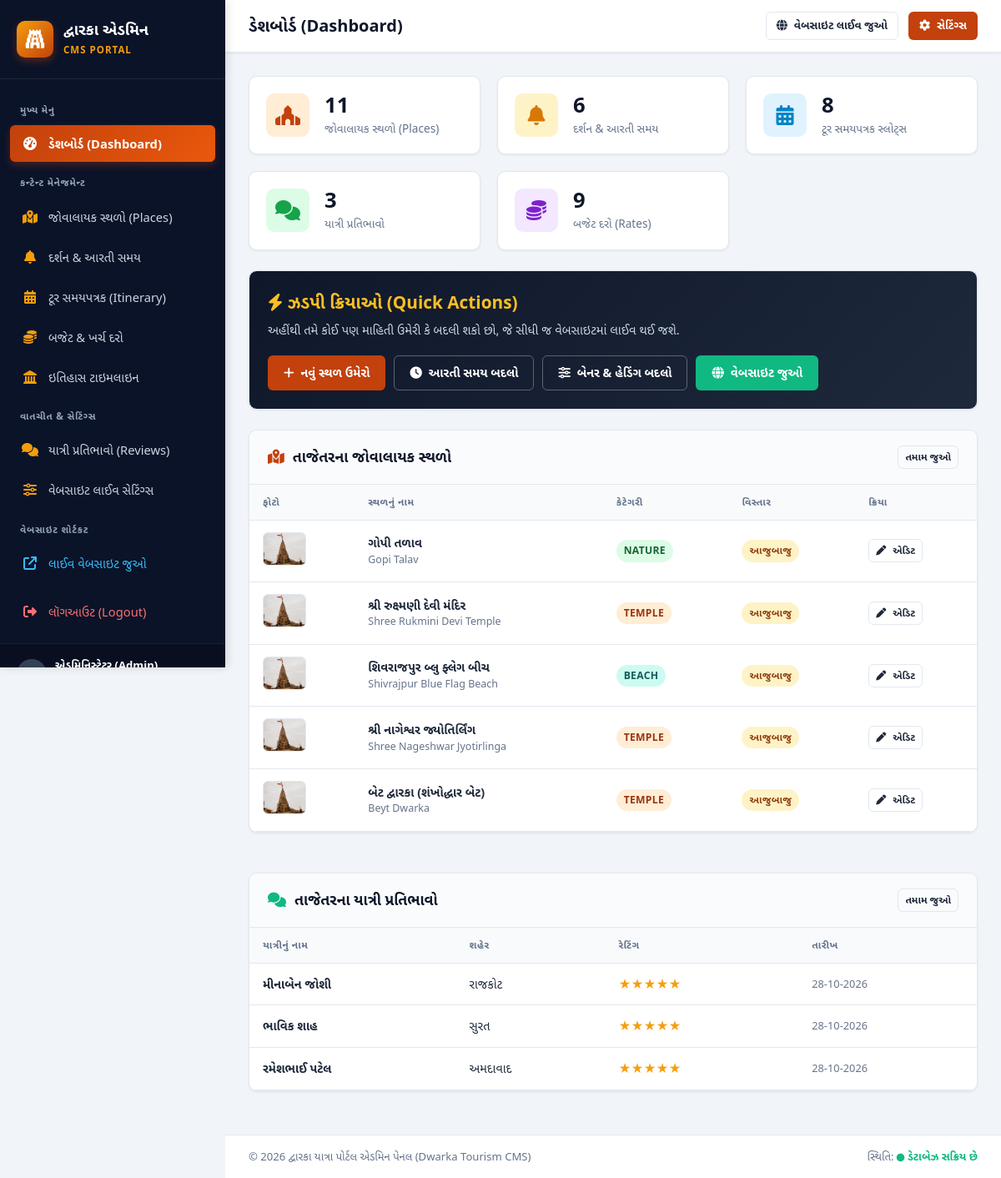
/admin/index.php (signed in), run on the app's committed database.
### tables this page shows
CREATE TABLE `places` (
    `id` INT AUTO_INCREMENT PRIMARY KEY,
    `name_gu` VARCHAR(255) NOT NULL,
    `name_en` VARCHAR(255) NOT NULL,
    `category` ENUM('temple', 'beach', 'nature', 'historical', 'bridge') NOT NULL DEFAULT 'temple',
    `location_type` ENUM('in_dwarka', 'nearby') NOT NULL DEFAULT 'in_dwarka',
    `deity_gu` VARCHAR(255) NULL,
    `timings` VARCHAR(255) DEFAULT 'સવારે ૬:૦૦ થી રાત્રે ૯:૦૦',
    `entry_fee` VARCHAR(100) DEFAULT 'મફત (Free)',
    `distance_km` VARCHAR(100) DEFAULT 'શહેરમાં',
    `image_url` VARCHAR(500) NULL,
    `short_desc` TEXT NOT NULL,
    `full_desc` LONGTEXT NOT NULL,
    `highlights` TEXT NULL,
    `created_at` TIMESTAMP DEFAULT CURRENT_TIMESTAMP
);

CREATE TABLE `reviews` (
    `id` INT AUTO_INCREMENT PRIMARY KEY,
    `user_name` VARCHAR(150) NOT NULL,
    `user_city` VARCHAR(150) NOT NULL,
    `rating` INT DEFAULT 5,
    `user_comment` TEXT NOT NULL,
    `created_at` TIMESTAMP DEFAULT CURRENT_TIMESTAMP
);

### admin/index.php (the view, shortened to what this page needs)
<?php
require_once __DIR__ . '/header.php';
try {
    $count_places = $pdo->query("SELECT COUNT(*) FROM places")->fetchColumn();
    $count_aarti = $pdo->query("SELECT COUNT(*) FROM aarti_timings")->fetchColumn();
    $count_itineraries = $pdo->query("SELECT COUNT(*) FROM itineraries")->fetchColumn();
    $count_budget = $pdo->query("SELECT COUNT(*) FROM budget_rates")->fetchColumn();
    $count_reviews = $pdo->query("SELECT COUNT(*) FROM reviews")->fetchColumn();
    $recent_places = $pdo->query("SELECT * FROM places ORDER BY id DESC LIMIT 5")->fetchAll();
    $recent_reviews = $pdo->query("SELECT * FROM reviews ORDER BY id DESC LIMIT 5")->fetchAll();
} catch (PDOException $e) {
    echo "<div class='alert alert-danger'>ડેટા લોડ કરવામાં ક્ષતિ: " . htmlspecialchars($e->getMessage()) . "</div>";
}
?>
<div class="stat-grid">
    <div class="stat-card">
        <div class="stat-icon orange">
            <i class="fa-solid fa-place-of-worship"></i>
        </div>
        <div class="stat-info">
            <h3><?= $count_places ?></h3>
            <p>જોવાલાયક સ્થળો (Places)</p>
        </div>
    </div>
    <div class="stat-card">
        <div class="stat-icon yellow">
            <i class="fa-solid fa-bell"></i>
        </div>
        <div class="stat-info">
            <h3><?= $count_aarti ?></h3>
            <p>દર્શન & આરતી સમય</p>
        </div>
    </div>
    <div class="stat-card">
        <div class="stat-icon blue">
            <i class="fa-solid fa-calendar-days"></i>
        </div>
        <div class="stat-info">
            <h3><?= $count_itineraries ?></h3>
            <p>ટૂર સમયપત્રક સ્લોટ્સ</p>
        </div>
    </div>
    <div class="stat-card">
        <div class="stat-icon green">
            <i class="fa-solid fa-comments"></i>
        </div>
        <div class="stat-info">
            <h3><?= $count_reviews ?></h3>
            <p>યાત્રી પ્રતિભાવો</p>
        </div>
    </div>
    <div class="stat-card">
        <div class="stat-icon purple">
            <i class="fa-solid fa-coins"></i>
        </div>
        <div class="stat-info">
            <h3><?= $count_budget ?></h3>
            <p>બજેટ દરો (Rates)</p>
        </div>
    </div>
</div>
<div class="card" style="background: linear-gradient(135deg, #0f172a, #1e293b); color: #fff;">
    <div class="card-body" style="display: flex; align-items: center; justify-content: space-between; flex-wrap: wrap; gap: 20px;">
        <div>
            <h3 style="font-size: 1.3rem; color: #fbbf24; margin-bottom: 6px;">
                <i class="fa-solid fa-bolt"></i> ઝડપી ક્રિયાઓ (Quick Actions)
            </h3>
            <p style="color: #cbd5e1; font-size: 0.92rem; margin: 0;">
                અહીંથી તમે કોઈ પણ માહિતી ઉમેરી કે બદલી શકો છો, જે સીધી જ વેબસાઇટમાં લાઈવ થઈ જશે.
            </p>
        </div>
        <div style="display: flex; gap: 10px; flex-wrap: wrap;">
            <a href="place_edit.php" class="btn btn-primary">
                <i class="fa-solid fa-plus"></i> નવું સ્થળ ઉમેરો
            </a>
            <a href="aarti.php" class="btn btn-outline" style="color: #fff; border-color: rgba(255,255,255,0.3);">
                <i class="fa-solid fa-clock"></i> આરતી સમય બદલો
            </a>
            <a href="settings.php" class="btn btn-outline" style="color: #fff; border-color: rgba(255,255,255,0.3);">
                <i class="fa-solid fa-sliders"></i> બેનર & હેડિંગ બદલો
            </a>
            <a href="../index.php" target="_blank" class="btn btn-success">
                <i class="fa-solid fa-globe"></i> વેબસાઇટ જુઓ
            </a>
        </div>
    </div>
</div>
<div style="display: grid; grid-template-columns: repeat(auto-fit, minmax(450px, 1fr)); gap: 24px;">
    <div class="card">
        <div class="card-header">
            <div class="card-title">
                <i class="fa-solid fa-map-location-dot" style="color: var(--primary);"></i>
                તાજેતરના જોવાલાયક સ્થળો
            </div>
            <a href="places.php" class="btn btn-outline btn-xs">તમામ જુઓ</a>
        </div>
        <div class="card-body" style="padding: 0;">
            <div class="table-responsive">
                <table class="admin-table">
                    <thead>
                        <tr>
                            <th>ફોટો</th>
                            <th>સ્થળનું નામ</th>
                            <th>કેટેગરી</th>
                            <th>વિસ્તાર</th>
                            <th>ક્રિયા</th>
                        </tr>
                    </thead>
                    <tbody>
                        <?php if (empty($recent_places)): ?>
                            <tr><td colspan="5" style="text-align: center; color: var(--text-muted);">કોઈ સ્થળ મળ્યું નથી.</td></tr>
                        <?php else: ?>
                            <?php foreach ($recent_places as $p): ?>
                            <tr>
                                <td>
                                    <img src="../<?= htmlspecialchars($p['image_url'] ?: 'images/hero_dwarka.jpg') ?>"
                                         alt="" class="table-img" onerror="this.src='../images/dwarkadhish.jpg'">
                                </td>
                                <td>
                                    <strong><?= htmlspecialchars($p['name_gu']) ?></strong>
                                    <div style="font-size: 0.78rem; color: var(--text-muted);"><?= htmlspecialchars($p['name_en']) ?></div>
                                </td>
                                <td>
                                    <span class="badge badge-<?= htmlspecialchars($p['category']) ?>">
                                        <?= htmlspecialchars($p['category']) ?>
                                    </span>
                                </td>
                                <td>
                                    <span class="badge badge-<?= htmlspecialchars($p['location_type']) ?>">
                                        <?= $p['location_type'] === 'in_dwarka' ? 'દ્વારકામાં' : 'આજુબાજુ' ?>
                                    </span>
                                </td>
                                <td>
                                    <a href="place_edit.php?id=<?= $p['id'] ?>" class="btn btn-outline btn-xs" title="સંપાદિત કરો">
                                        <i class="fa-solid fa-pen"></i> એડિટ
                                    </a>
                                </td>
                            </tr>
                            <?php endforeach; ?>
                        <?php endif; ?>
                    </tbody>
                </table>
            </div>
        </div>
    </div>
    <div class="card">
        <div class="card-header">
            <div class="card-title">
                <i class="fa-solid fa-comments" style="color: #10b981;"></i>
                તાજેતરના યાત્રી પ્રતિભાવો
            </div>
            <a href="reviews.php" class="btn btn-outline btn-xs">તમામ જુઓ</a>
        </div>
        <div class="card-body" style="padding: 0;">
            <div class="table-responsive">
                <table class="admin-table">
                    <thead>
                        <tr>
                            <th>યાત્રીનું નામ</th>
                            <th>શહેર</th>
                            <th>રેટિંગ</th>
                            <th>તારીખ</th>
                        </tr>
                    </thead>
                    <tbody>
                        <?php if (empty($recent_reviews)): ?>
                            <tr><td colspan="4" style="text-align: center; color: var(--text-muted);">કોઈ પ્રતિભાવ મળ્યો નથી.</td></tr>
                        <?php else: ?>
                            <?php foreach ($recent_reviews as $r): ?>
                            <tr>
                                <td><strong><?= htmlspecialchars($r['user_name']) ?></strong></td>
                                <td><?= htmlspecialchars($r['user_city'] ?: 'યાત્રાળુ') ?></td>
                                <td>
                                    <span style="color: #f59e0b;">
                                        <?= str_repeat('★', (int)$r['rating']) ?>
                                    </span>
                                </td>
                                <td style="font-size: 0.8rem; color: var(--text-muted);">
                                    <?= date('d-m-Y', strtotime($r['created_at'])) ?>
                                </td>
                            </tr>
                            <?php endforeach; ?>
                        <?php endif; ?>
                    </tbody>
                </table>
            </div>
        </div>
    </div>
</div>
<?php require_once __DIR__ . '/footer.php'; ?>

### admin/css/admin.css (style rules this page uses)
:root { --primary: #c2410c; --primary-hover: #9a3412; --primary-light: #ffedd5; --kesari: #d97706; --navy: #0f172a; --navy-light: #1e293b; --sidebar-bg: #0b1329; --sidebar-hover: #1e293b; --sidebar-active: #c2410c; --bg-main: #f1f5f9; --card-bg: #ffffff; --text-main: #1e293b; --text-muted: #64748b; --border: #e2e8f0; --success: #10b981; --danger: #ef4444; --warning: #f59e0b; --info: #0284c7; --radius-sm: 6px; --radius-md: 10px; --radius-lg: 16px; --shadow-sm: 0 1px 3px rgba(0,0,0,0.07); --shadow-md: 0 4px 6px -1px rgba(0,0,0,0.1), 0 2px 4px -2px rgba(0,0,0,0.08); --shadow-lg: 0 10px 15px -3px rgba(0,0,0,0.12); }
* { margin: 0; padding: 0; box-sizing: border-box; }
body { font-family: 'Segoe UI', -apple-system, BlinkMacSystemFont, 'Noto Sans Gujarati', 'Gujarati MT', sans-serif; background-color: var(--bg-main); color: var(--text-main); line-height: 1.5; min-height: 100vh; }
.btn { display: inline-flex; align-items: center; justify-content: center; gap: 8px; padding: 9px 18px; border-radius: var(--radius-sm); font-size: 0.9rem; font-weight: 600; text-decoration: none; border: 1px solid transparent; cursor: pointer; transition: all 0.2s ease; }
.btn-primary { background: var(--primary); color: #ffffff; }
.btn-outline { background: transparent; border-color: var(--border); color: var(--text-main); }
.btn-success { background: var(--success); color: #fff; }
.btn-xs { padding: 4px 8px; font-size: 0.75rem; }
.card { background: var(--card-bg); border-radius: var(--radius-md); border: 1px solid var(--border); box-shadow: var(--shadow-sm); margin-bottom: 24px; overflow: hidden; }
.card-header { padding: 18px 22px; border-bottom: 1px solid var(--border); display: flex; align-items: center; justify-content: space-between; background: #fafbfc; }
.card-title { font-size: 1.1rem; font-weight: 700; color: var(--navy); display: flex; align-items: center; gap: 10px; }
.card-body { padding: 22px; }
.stat-grid { display: grid; grid-template-columns: repeat(auto-fit, minmax(210px, 1fr)); gap: 20px; margin-bottom: 24px; }
.stat-card { background: var(--card-bg); border-radius: var(--radius-md); border: 1px solid var(--border); padding: 20px; display: flex; align-items: center; gap: 18px; box-shadow: var(--shadow-sm); transition: transform 0.2s, box-shadow 0.2s; }
.stat-icon { width: 52px; height: 52px; border-radius: var(--radius-md); display: flex; align-items: center; justify-content: center; font-size: 1.5rem; flex-shrink: 0; }
.stat-icon.orange { background: #ffedd5; color: #c2410c; }
.stat-icon.blue { background: #e0f2fe; color: #0284c7; }
.stat-icon.green { background: #dcfce7; color: #16a34a; }
.stat-icon.yellow { background: #fef3c7; color: #d97706; }
.stat-icon.purple { background: #f3e8ff; color: #7e22ce; }
.stat-info h3 { font-size: 1.6rem; font-weight: 800; color: var(--navy); line-height: 1.1; }
.stat-info p { font-size: 0.85rem; color: var(--text-muted); font-weight: 500; margin-top: 4px; }
.table-responsive { width: 100%; overflow-x: auto; }
.admin-table { width: 100%; border-collapse: collapse; text-align: left; font-size: 0.9rem; }
.admin-table th { background: #f8fafc; padding: 12px 16px; font-weight: 600; color: var(--text-muted); border-bottom: 1px solid var(--border); text-transform: uppercase; font-size: 0.75rem; letter-spacing: 0.5px; }
.admin-table td { padding: 14px 16px; border-bottom: 1px solid var(--border); vertical-align: middle; }
.badge { display: inline-block; padding: 4px 9px; border-radius: 999px; font-size: 0.76rem; font-weight: 600; text-transform: uppercase; letter-spacing: 0.3px; }
.badge-nearby { background: #fef3c7; color: #92400e; }
.badge-temple { background: #ffedd5; color: #9a3412; }
.badge-beach { background: #ccfbf1; color: #115e59; }
.badge-nature { background: #dcfce7; color: #166534; }
.table-img { width: 52px; height: 40px; object-fit: cover; border-radius: var(--radius-sm); border: 1px solid var(--border); }

### data on the page
places: name_gu "ગોપી તળાવ", name_en "Gopi Talav", category "NATURE", location_type "આજુબાજુ"
places: name_gu "શ્રી રુક્ષ્મણી દેવી મંદિર", name_en "Shree Rukmini Devi Temple", category "TEMPLE", location_type "આજુબાજુ"
places: name_gu "શિવરાજપુર બ્લુ ફ્લેગ બીચ", name_en "Shivrajpur Blue Flag Beach", category "BEACH", location_type "આજુબાજુ"
places: name_gu "શ્રી નાગેશ્વર જ્યોતિર્લિંગ", name_en "Shree Nageshwar Jyotirlinga", category "TEMPLE", location_type "આજુબાજુ"
places: name_gu "બેટ દ્વારકા (શંખોદ્ધાર બેટ)", name_en "Beyt Dwarka", category "TEMPLE", location_type "આજુબાજુ"
reviews: user_name "મીનાબેન જોશી", user_city "રાજકોટ", rating "★★★★★", created_at "28-10-2026"
reviews: user_name "ભાવિક શાહ", user_city "સુરત", rating "★★★★★", created_at "28-10-2026"
reviews: user_name "રમેશભાઈ પટેલ", user_city "અમદાવાદ", rating "★★★★★", created_at "28-10-2026"

### other printed values
$page_title "ડેશબોર્ડ (Dashboard)"
$count_places "11"
$count_aarti "6"
$count_itineraries "8"
$count_reviews "3"
$count_budget "9"
